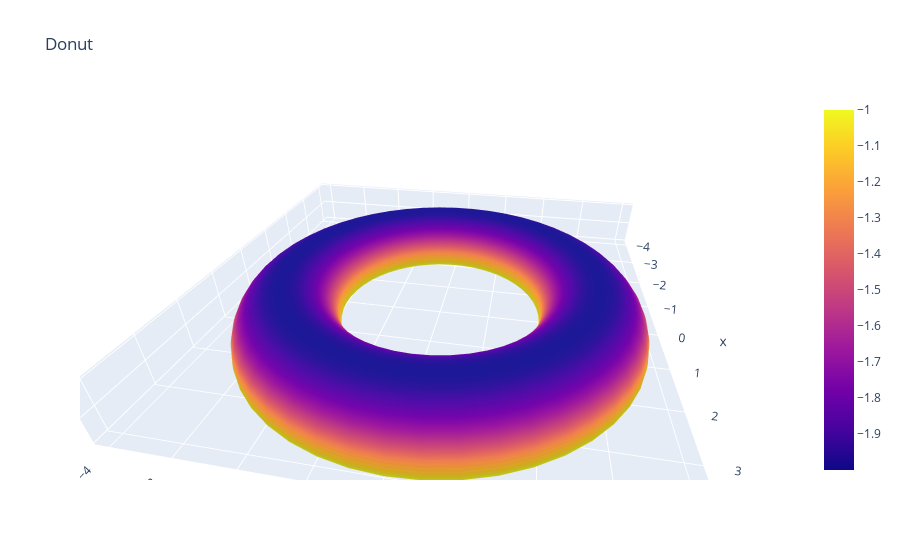

Here is the notebook cell this chart was saved with:
### Markdown cell above
Suponha que a função de densidade seja $f (x, y, z) = (z + 1) \frac{gramas}{cm^2}$. Um grafico da superfície do chocolate fica assim

### Code cell
av.plot3d_parametric_surface(donut(theta, phi), (theta, 0, 2*np.pi),
                             (phi, 0, np.pi), title = 'Donut',
                            surfacecolor= -(z+1))

### Figure 1 — Plotly figure (JSON) as saved in the notebook; plotly's stock layout.template omitted (floating-point values rounded to 4 significant figures; data arrays with more than 128 entries replaced by an {"elided": "..."} marker saying what was removed)
{"data": [{"showlegend": false, "surfacecolor": {"elided": "50x50 float values"}, "type": "surface", "x": {"elided": "50x50 float values"}, "y": {"elided": "50x50 float values"}, "z": {"elided": "50x50 float values"}}], "layout": {"autosize": true, "scene": {"aspectmode": "data", "aspectratio": {"x": 1.999, "y": 2.0, "z": 0.25}, "camera": {"center": {"x": 0, "y": 0, "z": 0}, "eye": {"x": 1.812, "y": 0.3449, "z": 1.134}, "projection": {"type": "perspective"}, "up": {"x": 0, "y": 0, "z": 1}}}, "title": {"text": "Donut"}, "xaxis": {"title": {"text": "X"}}, "yaxis": {"title": {"text": "Y"}}}}
